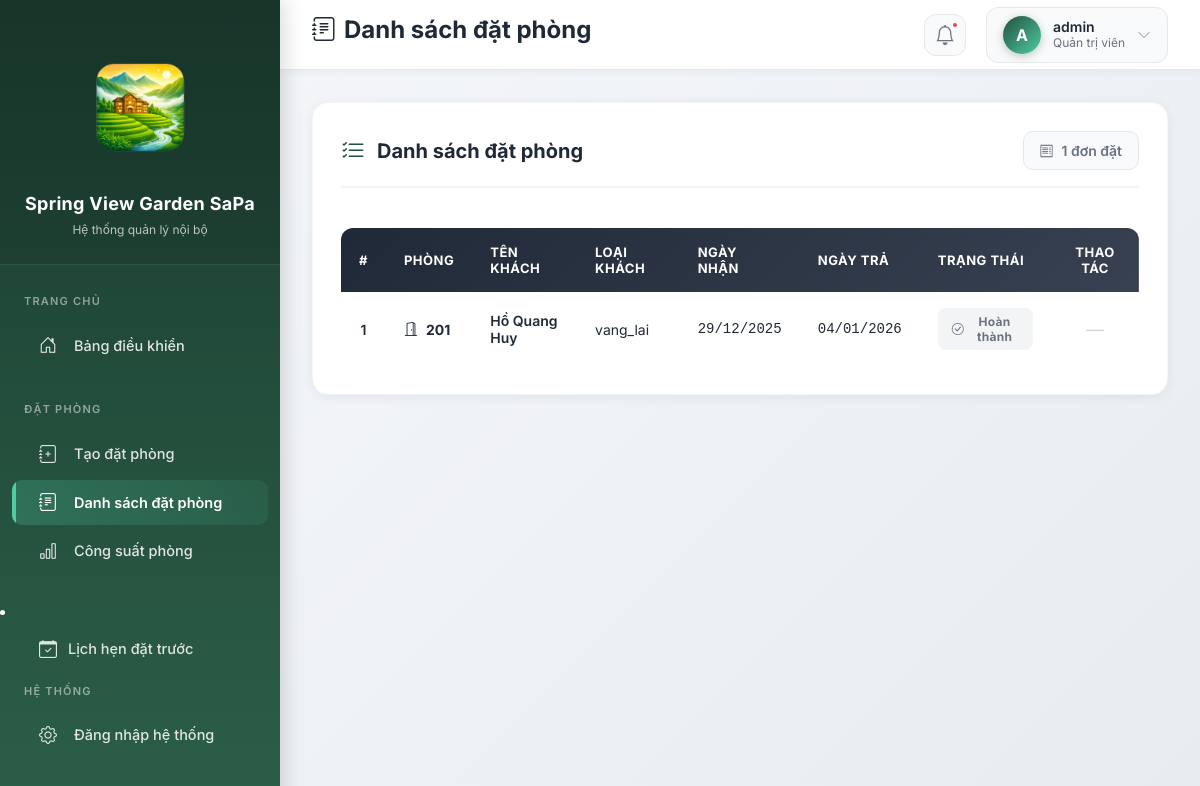
/dat-phong/danh-sach/ (signed in), run on an earlier commit of the app's database.
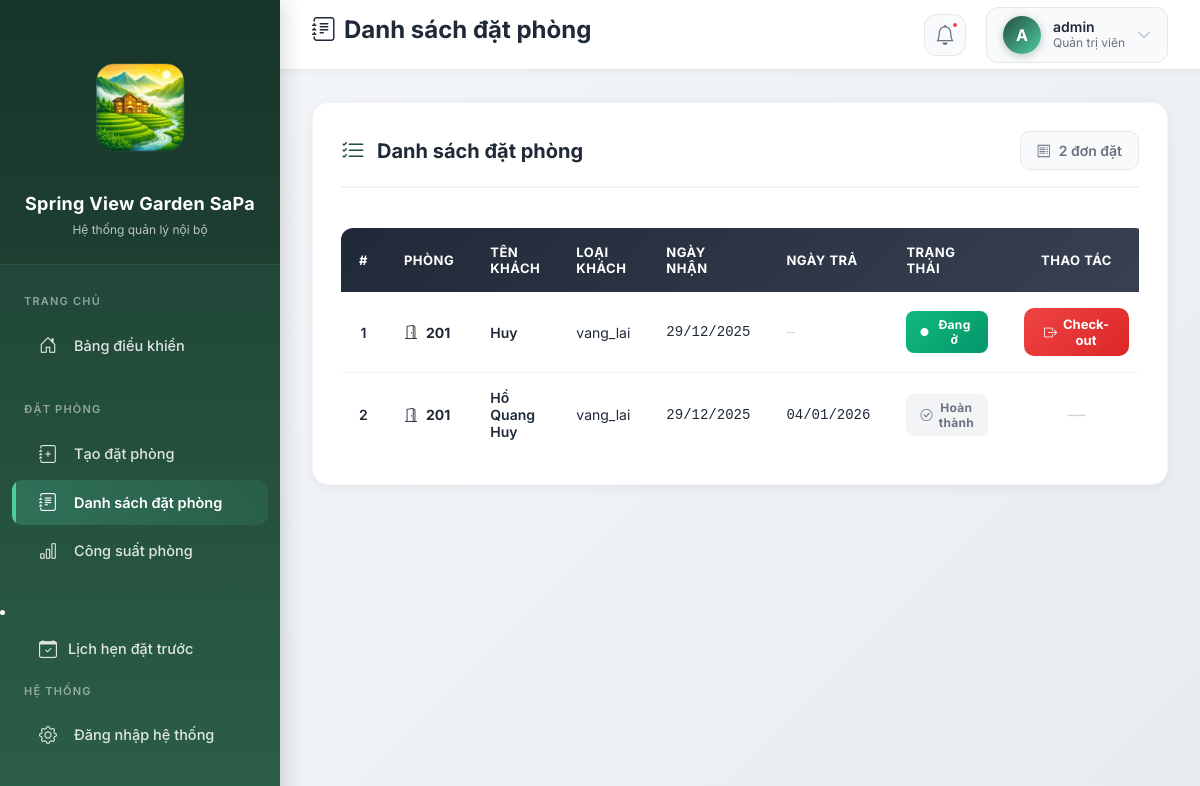
And on a later commit of the database.
### dat_phong/models.py (models this page shows, shortened)
class DatPhong(models.Model):
    LOAI_KHACH_CHOICES = [
        ('vang_lai', 'Vãng lai'),
        ('tour', 'Khách tour đoàn'),
        ('booking', 'Booking'),
        ('agoda', 'Agoda'),
        ('traveloka', 'Traveloka'),
    ]
    ma_khach = models.CharField(
        max_length=10,
        unique=True,
        editable=False,
        null=True,
        blank=True,
        verbose_name="Mã khách"
    )
    phong = models.ForeignKey(
        Phong,
        on_delete=models.PROTECT,
        verbose_name="Phòng"
    )
    ten_khach = models.CharField(
        max_length=100,
        verbose_name="Tên khách"
    )
    loai_khach = models.CharField(
        max_length=20,
        choices=LOAI_KHACH_CHOICES,
        verbose_name="Loại khách"
    )
    ngay_nhan = models.DateField(
        verbose_name="Ngày nhận phòng"
    )
    ngay_tra_du_kien = models.DateField(
        verbose_name="Ngày trả dự kiến"
    )
    ngay_tra = models.DateField(
        null=True,
        blank=True,
        verbose_name="Ngày trả phòng"
    )
    dang_o = models.BooleanField(
        default=True,
        verbose_name="Đang ở"
    )
    class Meta:
        ordering = ['-dang_o', '-ngay_nhan']

### khach_san/models.py (models this page shows, shortened)
class Phong(models.Model):
    TRANG_THAI_CHOICES = [
        ('trong', 'Trống'),
        ('dang_thue', 'Đang thuê'),
        ('dang_bao_tri', 'Đang bảo trì'),
    ]
    ma_phong = models.CharField(max_length=10, unique=True)
    loai_phong = models.ForeignKey(LoaiPhong, on_delete=models.PROTECT)
    trang_thai = models.CharField(
        max_length=20,
        choices=TRANG_THAI_CHOICES,
        default='trong'
    )

### dat_phong/views.py (the view)
# urls.py: path('danh-sach/', views.danh_sach_dat_phong, name='danh_sach_dat_phong'),
@staff_member_required
def danh_sach_dat_phong(request):
    danh_sach = DatPhong.objects.select_related('phong') \
        .order_by('-dang_o', '-ngay_nhan')
    return render(request, 'dat_phong/danh_sach_dat_phong.html', {
        'danh_sach': danh_sach
    })

### templates/dat_phong/danh_sach_dat_phong.html (shortened to what this page needs)
<html>
 <head>
  <script src="https://cdn.tailwindcss.com" type="text/javascript"></script>
 </head>
 <body>
  {% extends 'base.html' %} {% block page_title %} <i class="bi bi-journal-text me-2"></i>Danh sách đặt phòng {% endblock %}  {% block content %}
  <div class="table-container">
   <div class="table-header">
    <div class="table-title"><i class="bi bi-list-check"></i>
     <h3>Danh sách đặt phòng</h3>
    </div>
    <div class="table-count"><i class="bi bi-receipt me-2"></i>{{ danh_sach|length }} đơn đặt
    </div>
   </div> {% if danh_sach %}
   <div style="overflow-x: auto;">
    <table class="booking-table">
     <thead>
      <tr>
       <th>#</th>
       <th>Phòng</th>
       <th>Tên khách</th>
       <th>Loại khách</th>
       <th>Ngày nhận</th>
       <th>Ngày trả</th>
       <th>Trạng thái</th>
       <th>Thao tác</th>
      </tr>
     </thead>
     <tbody>
      {% for dp in danh_sach %}
      <tr>
       <td class="cell-number">{{ forloop.counter }}</td>
       <td class="cell-room"><i class="bi bi-door-open me-2"></i>{{ dp.phong.ma_phong }}</td>
       <td class="cell-guest">{{ dp.ten_khach }}</td>
       <td class="cell-type">{{ dp.loai_khach }}</td>
       <td class="cell-date">{{ dp.ngay_nhan|date:"d/m/Y" }}</td>
       <td class="cell-date">{% if dp.ngay_tra %} {{ dp.ngay_tra|date:"d/m/Y" }} {% else %} <span style="color: #d1d5db;">—</span> {% endif %}</td>
       <td class="cell-status">{% if dp.dang_o %} <span class="status-badge active"> <i class="bi bi-circle-fill" style="font-size: 8px;"></i> Đang ở </span> {% else %} <span class="status-badge completed"> <i class="bi bi-check-circle" style="font-size: 12px;"></i> Hoàn thành </span> {% endif %}</td>
       <td class="cell-action">{% if user.is_superuser %} {% if dp.dang_o %} <a href="{% url 'dat_phong:check_out' dp.id %}" class="btn-checkout"> <i class="bi bi-box-arrow-right"></i> Check-out </a> {% else %} <span class="action-disabled">—</span> {% endif %} {% else %} <span class="action-disabled">—</span> {% endif %}</td>
      </tr> {% endfor %}
     </tbody>
    </table>
   </div> {% else %}
   <div class="empty-state"><i class="bi bi-inbox"></i>
    <h5>Chưa có đơn đặt phòng</h5>
    <p>Danh sách đặt phòng sẽ được hiển thị tại đây</p>
   </div> {% endif %}
  </div> {% endblock %}

What changed in the data, as far as the page shows it:
added DatPhong: phong.ma_phong "201", ten_khach "Huy", loai_khach "vang_lai", ngay_nhan "29/12/2025", dang_o True (drawn)
Also different on the page:
{{ danh_sach|length }}: "1" → "2"
